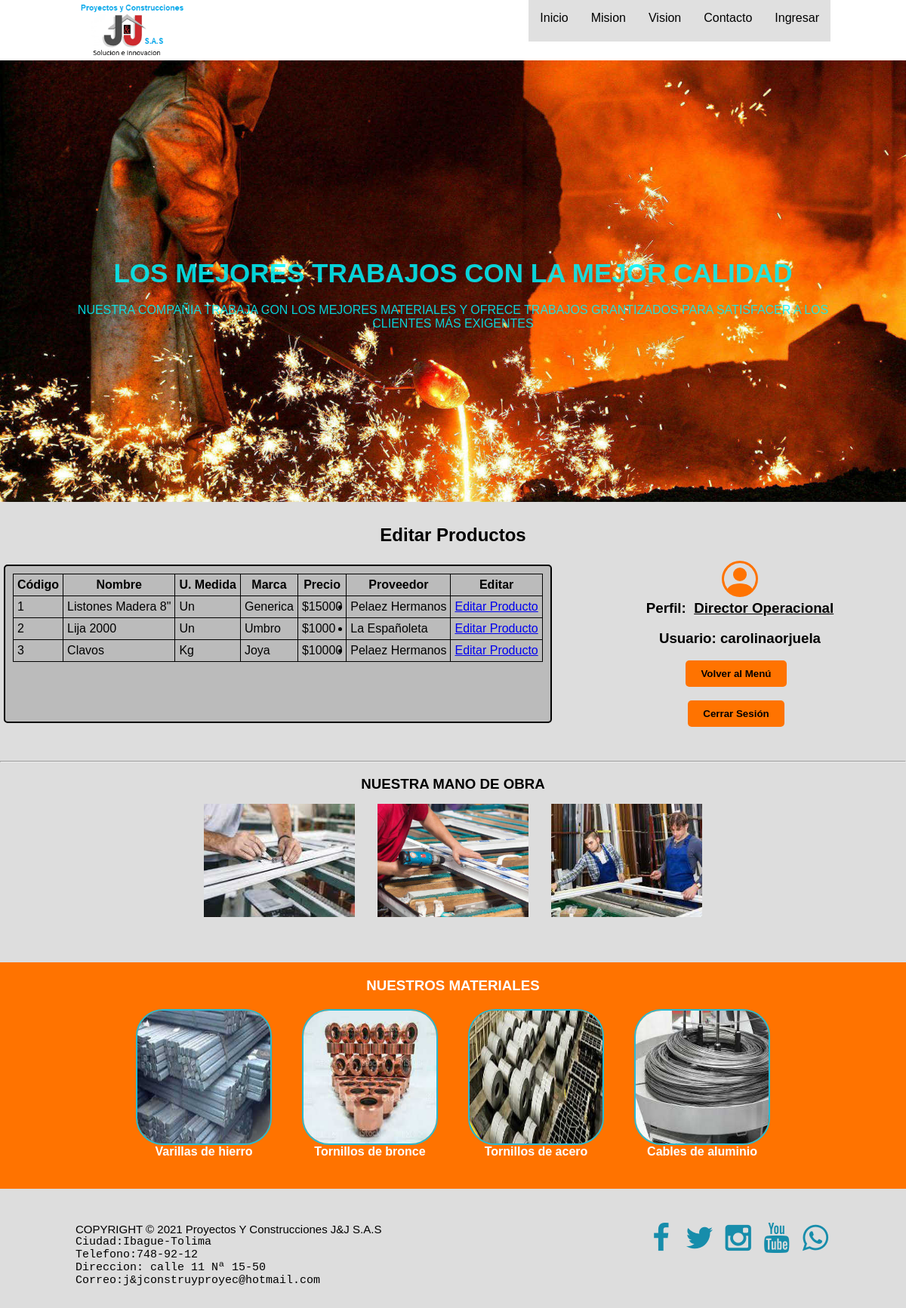
Screenshot of /operaciones/almacenistalistaproductos (signed in) with the database file from the repository.
### operaciones/models.py (models this page shows, shortened)
class Materia_prima (models.Model):
    codigo_producto = models.AutoField(primary_key=True)  # llave primaria
    nombre_producto = models.CharField(max_length=100)
    fecha_ingreso_materiaprima = models.DateTimeField(auto_now_add=True)
    unidades = [
        ("Un", "Unidad"), ("Lb", "Libras"), ("Kg", "Kilogramos"),
        ("In", "Pulgadas"), ("Cm", "Centimetros"), ("Mt", "Metros"),
        ("Pi", "Pies"), ("M2", "Metros Cuadrados"), ("M3", "Metros Cubicos"),
        ("Lt", "Litros"), ("Ml", "Mililitros"), ("Gl", "Galones"),
        ("1/16", "1/16 de Galón"), ("1/8", "1/8 de Galón"),
        ("1/4", "1/4 de Galón"), ("1/2", "1/2 Galón"),
    ]
    unidad_de_medida = models.CharField(
        max_length=15, choices=unidades, default="Un")
    precio_unitario = models.PositiveIntegerField()
    marca = models.CharField(max_length=100, null=True)
    Proveedores_cod_proveedor = ManyToManyField(Proveedores)
    def Proveedor(self):
        return ', '.join([Proveedores.nombre_proveedor for Proveedores in self.Proveedores_cod_proveedor.all()])
    Proveedor.short_description = "Proveedores"

class Proveedores(models.Model):
    codigo_proveedor = models.AutoField(primary_key=True)  # llave primaria
    nombre_proveedor = models.CharField(max_length=50)
    direccion_proveedor = models.CharField(max_length=100)
    barrio_proveedor = models.CharField(max_length=50)
    ciudad_proveedor = models.CharField(max_length=50)
    telefono_proveedor = models.PositiveBigIntegerField()
    website_proveedor = models.CharField(max_length=50)
    email = models.EmailField(default="ejemplo@ejemplo.com")
    credito = [
        ("Si", "Si Maneja Crédito"),
        ("No", "No Ofrece Crédito"),
    ]
    maneja_credito = models.CharField(
        max_length=20, choices=credito, default="No")
    def __str__(self):
        return f"{self.nombre_proveedor}"

class CustomUser(AbstractUser):
    identificacion = models.PositiveBigIntegerField(
        default="0000000000")
    cargos = [
        ("Gerente General", "Director General"),
        ("Director Operacional", "Director Operacional"),
        ("Almacenista", "Almacenista"),
        ("Contratista", "Contratista")
    ]
    cargo_empleado = models.CharField(
        max_length=50, choices=cargos, default="Contratista")
    telefono_empleado = models.PositiveBigIntegerField(default="0000000000")
    correo_empleado = models.EmailField(default="ejemplo@ejemplo.com")

### operaciones/views.py (the view)
# urls.py: path("almacenistalistaproductos", views.almacenistalistaproductos,
@login_required(login_url="/inventarios/ingresar")
def almacenistalistaproductos(request):
    listado = Materia_prima.objects.all()
    return render(request, "operaciones/almacenistalistaproductos.html", {
        'listado': listado
    })

### operaciones/templates/operaciones/almacenistalistaproductos.html (shortened to what this page needs)
{% extends "inventarios/layout.html" %}
{% block main %}
      <div class="centering">
            <h2>Editar Productos</h2>
      </div>
      <section id="bflex">
            <br>
            <div class="floatLeftTabla">
                  <table>
                        <tr>
                              <th><h4>Código</h4></th>
                              <th><h4>Nombre</h4></th>
                              <th><h4>U. Medida</h4></th>
                              <th><h4>Marca</h4></th>
                              <th><h4>Precio</h4></th>
                              <th><h4>Proveedor</h4></th>
                              <th><h4>Editar</h4></th>
                        </tr>
                  {% for producto in listado %}
                        <tr>
                              <td><p>{{ producto.codigo_producto }}</p></td>
                              <td><p>{{ producto.nombre_producto }}</p></td>
                              <td><p>{{ producto.unidad_de_medida }}</p></td>
                              <td><p>{{ producto.marca }}</p></td>
                              <td><p>${{ producto.precio_unitario }}</p></td>
                              <td>
                                    <ul>
                                          {% for proveedor in producto.Proveedores_cod_proveedor.all %}
                                                <li>{{ proveedor }}</li>
                                          {% endfor %}
                                    </ul>
                              </td>
                              <td><a href="{% url 'operaciones:almacenistaeditarproducto' producto.codigo_producto %}">Editar Producto</a></td>
                        </tr>
                  {% endfor %}
                  </table>
            </div>
            <div class="floatRight">
                  <h3>Perfil:&nbsp;&nbsp;<u>{{ user.cargo_empleado }}</u></h3>
                  <br>
                  {% if user.is_authenticated %}
                        <h3>Usuario: {{ user.username }}</h3>
                  {% endif %}
                  <br>
                  <div class="centering logout">
                        <form action="{% url 'operaciones:redireccionalmacenista' %}" method="post">
                              <input autofocus type="submit" Value="Volver al Menú" class="logout" title="Volver al Menú {{ user.cargo_empleado }}">
                        </form>
                  </div>
                  <br>
                  <div class="centering logout">
                        <form action="{% url 'inventarios:salir' %}" method="post">
                              <input type="submit" value="Cerrar Sesión" class="logout" title="Cerrar Sesión {{ user.cargo_empleado }}">
                        </form>
                  </div>
            </div>
            <br><br>
      </section>
{% endblock %}

### inventarios/static/inventarios/styles.css (style rules this page uses)
* { margin: 0; padding: 0; box-sizing: border-box; }
body { font-family: "Franklin Gothic Medium", "Arial Narrow", Arial, sans-serif; background-color: #ddd; }
section { width: 100%; margin-bottom: 45px; text-align: center; top: -30px; }
h2 { margin-bottom: 20px; }
#bflex { text-align: center; width: 100%; display: flex; right: 0%; }
.floatRight { float: right; margin: 0 0 0 10%; }
.floatLeftTabla { float: left; margin-left: 30px; border: 2px solid black; text-align: left; padding: 10px; margin: 5px; border-radius: 5px; background-color: #bbb; display: block; }
#bien h3, h4 { text-align: center; }
.centering { width: 100%; height: auto; display: flex; justify-content: center; text-align: center; }
.LoginForm input[type="submit"], .centering input[type="submit"] { transition: O.3s; margin-right: 10px; border: none; background-color: rgb(255, 115, 0); color: var(--white); padding: 10px 20px; font-weight: bold; border-radius: 5px; }
table, th, td { border:1px solid black; border-collapse: collapse; padding: 5px; }

### rows the page displays
Materia_prima: codigo_producto "1", nombre_producto "Listones Madera 8\"", unidad_de_medida "Un", marca "Generica", precio_unitario "15000"
Proveedores: nombre_proveedor "Pelaez Hermanos"
Materia_prima: codigo_producto "2", nombre_producto "Lija 2000", unidad_de_medida "Un", marca "Umbro", precio_unitario "1000"
Proveedores: nombre_proveedor "La Españoleta"
Materia_prima: codigo_producto "3", nombre_producto "Clavos", unidad_de_medida "Kg", marca "Joya", precio_unitario "10000"
CustomUser: cargo_empleado "Director Operacional", username "carolinaorjuela"
